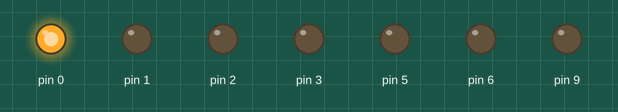
Simulated run of this sketch. Board: Arduino Uno, built with avr-gcc and run on an emulated ATmega328P. Parts: output pins drawn as LEDs (lit = HIGH).

Above: at 0.1 s.
At 1.1 s:
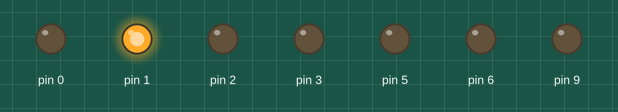
At 2.1 s:
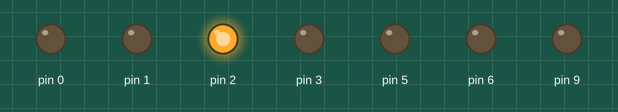
At 3.1 s:
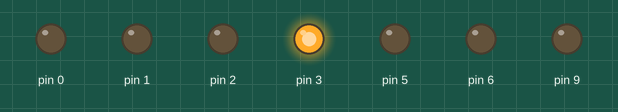
At 5.1 s:
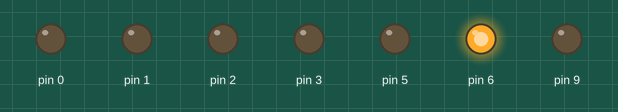
At 7.1 s:
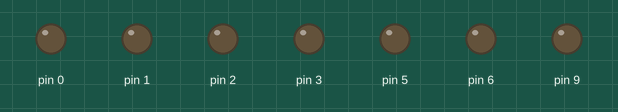
Timing chart, 0 to 8.6 s (numbered marks = the images above):
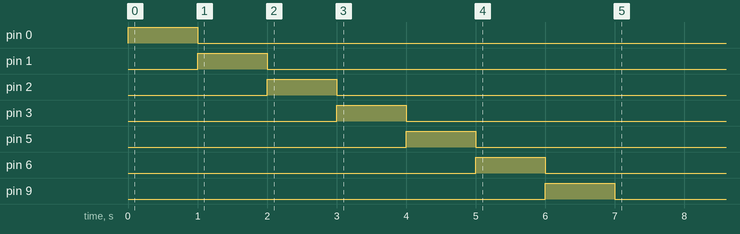

The sketch:

LED-Testing.ino
```cpp
void setup() {
  pinMode(0, OUTPUT);
    digitalWrite(0, HIGH);
    delay (1000);
    digitalWrite (0, LOW);
  pinMode(1, OUTPUT);
    digitalWrite(1, HIGH);
    delay (1000);
    digitalWrite (1, LOW);
  pinMode(2, OUTPUT);
    digitalWrite(2, HIGH);
    delay (1000);
    digitalWrite (2, LOW);
  pinMode(3, OUTPUT);
    digitalWrite(3, HIGH);
    delay (1000);
    digitalWrite (3, LOW);
  pinMode(5, OUTPUT);
    digitalWrite(5, HIGH);
    delay (1000);
    digitalWrite (5, LOW);
  pinMode(6, OUTPUT);
    digitalWrite(6, HIGH);
    delay (1000);
    digitalWrite (6, LOW);
  pinMode(9, OUTPUT);
    digitalWrite(9, HIGH);
    delay (1000);
    digitalWrite (9, LOW);
}
void loop(){
}
```
